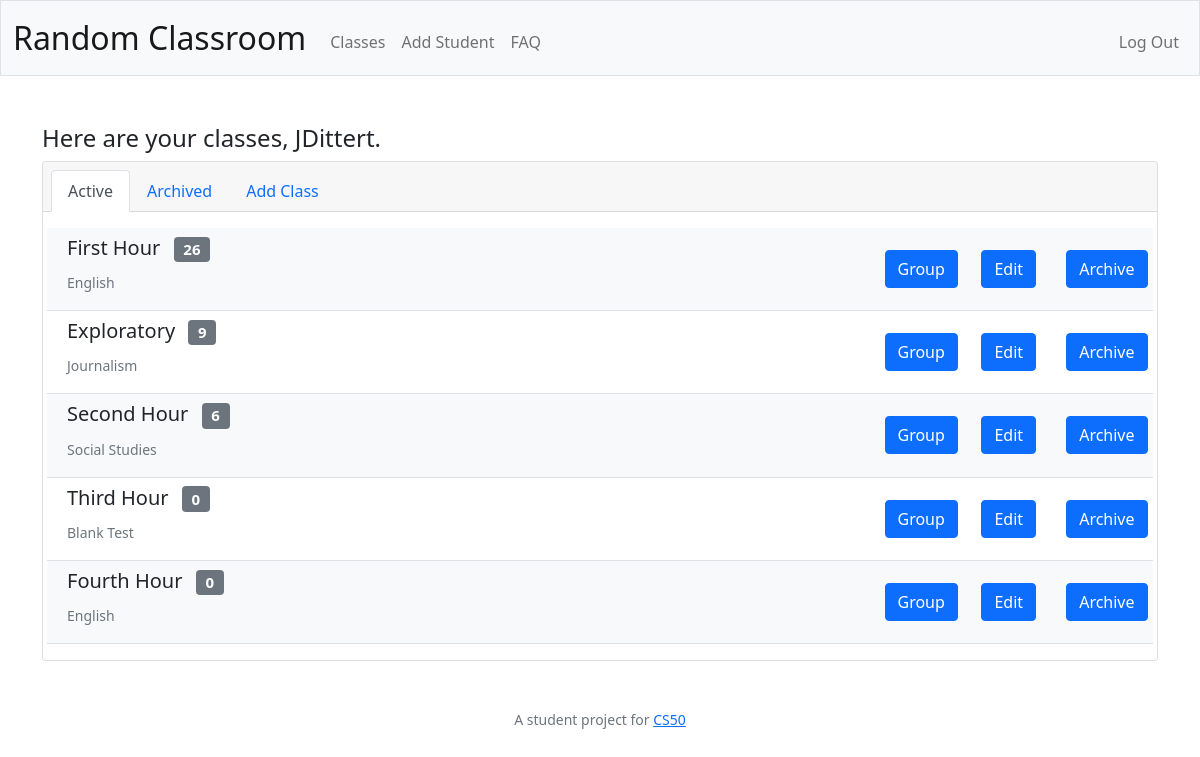
Page /classes (signed in) on the committed database.
### tables this page shows
CREATE TABLE users (id INTEGER PRIMARY KEY AUTOINCREMENT NOT NULL, username TEXT NOT NULL, usercase TEXT NOT NULL, hash TEXT NOT NULL);

CREATE TABLE classes (id INTEGER PRIMARY KEY AUTOINCREMENT NOT NULL, class TEXT NOT NULL, subject TEXT NOT NULL, teacher INTEGER NOT NULL, archived TEXT NOT NULL DEFAULT "no", FOREIGN KEY (teacher) REFERENCES users(id));

### app.py (the view)
@app.route("/classes")
@login_required
def classes():
    teacher = db.execute(
        "SELECT * FROM users WHERE id = ?", session["user_id"]
    )
    name = teacher[0]["usercase"]
    classes = db.execute(
        "SELECT * FROM classes WHERE teacher = ? AND archived = ?", session["user_id"], "no"
    )
    for elem in classes:
        counts = db.execute("SELECT COUNT(*) FROM students WHERE class IN (SELECT id FROM classes WHERE class = ?)", elem["class"])
        count = (counts[0]["COUNT(*)"])
        elem["count"] = count
    archived = db.execute("SELECT * FROM classes WHERE teacher = ? AND archived = ?", session["user_id"], "yes")
    for elem in archived:
        counts = db.execute("SELECT COUNT(*) FROM students WHERE class IN (SELECT id FROM classes WHERE class = ?)", elem["class"])
        count = (counts[0]["COUNT(*)"])
        elem["count"] = count
    if not classes:
        message = "Your classes will show up here"
        return render_template("classes.html", name=name, message=message)
    else:
        message = "Here are your classes"
        return render_template("classes.html", archived=archived, name=name, message=message, classes=classes)

### app.py (called while the page is built)
@app.after_request
def after_request(response):
    response.headers["Cache-Control"] = "no-cache, no-store, must-revalidate"
    response.headers["Expires"] = 0
    response.headers["Pragma"] = "no-cache"
    return response

### helpers.py (called while the page is built)
def login_required(f):
    @wraps(f)
    def decorated_function(*args, **kwargs):
        if session.get("user_id") is None:
            return redirect("/login")
        return f(*args, **kwargs)
    return decorated_function

### templates/classes.html (shortened to what this page needs)
{% extends "layout.html" %}
{% block main %}
    <div class="d-flex justify-content-start">
        <h4>{{ message }}, {{ name }}.</h4>
    </div>
    <div class="card text-start">
        <div class="card-header">
            <ul class="nav nav-tabs card-header-tabs">
                <li class="nav-item" role="presentation">
                    <button class="nav-link active" id="active-tab" data-bs-toggle="tab" data-bs-target="#active_classes" type="button" role="tab" aria-controls="active_classes" aria-selected="true">
                        Active
                    </button>
                </li>
                <li class="nav-item" role="presentation">
                    <button class="nav-link" id="archived-tab" data-bs-toggle="tab" data-bs-target="#archived_classes" type="button" role="tab" aria-controls="archived_classes" aria-selected="false">
                        Archived
                    </button>
                </li>
                <li class="nav-item" role="presentation">
                    <button class="nav-link" id="add-tab" data-bs-toggle="tab" data-bs-target="#add_class" type="button" role="tab" aria-controls="add_class" aria-selected="false">
                        Add Class
                    </button>
                </li>
            </ul>
        </div>
        <div class="card-body">
            <div class="tab-content" id="myTabContent">
            <div class="tab-pane fade show active" id="active_classes" role="tabpanel" aria-labelledby="active-tab">
                {% if classes %}
                    {% for class in classes %}
                    <div class="row row-cols-auto p-2 {{ loop.cycle('bg-light' , 'bg-white') }} align-items-center justify-content-between border-bottom">
                        <div class="col-12 col-lg-9 mb-2 text-start">
                            <h5>{{ class.class }}  <span class="badge bg-secondary ms-2" >{{ class.count }}</span></h5>
                            <small class="text-muted mt-n1">{{ class.subject }}</small>
                        </div>
                        <div class="col-lg-1 text-start">
                            <form action="/group?period={{ class.class }}" method="post">
                                <button class="btn btn-primary" type="submit" id="{{ class.class }}" name="{{ class.class}}">Group</button>
                            </form>
                        </div>
                        <div class="col-lg-1 text-center">
                            <form action="/edit?period={{ class.class }}" method="post">
                                <button class="btn btn-primary" type="submit" id="edit{{ class.class }}" name="edit{{ class.class }}">Edit</button>
                            </form>
                        </div>
                        <div class="col-lg-1 text-end">
                            <form action="/archive?period={{ class.class }}" method="post">
                                <button class="btn btn-primary" type="submit" id="archive{{ class.class }}" name="archive{{ class.class }}">Archive</button>
                            </form>
                        </div>
                    </div>
                    {% endfor %}
                {% else %}
                <p>You have no active classes.</p>
                {% endif %}
            </div>
            </div>
        </div>
    </div>
{% endblock %}

### rows in the picture
users: usercase "JDittert"
classes: class "First Hour", count "26", subject "English"
classes: class "Exploratory", count "9", subject "Journalism"
classes: class "Second Hour", count "6", subject "Social Studies"
classes: class "Third Hour", count "0", subject "Blank Test"
classes: class "Fourth Hour", count "0", subject "English"

### other values in the picture
{{ message }} "Here are your classes"
